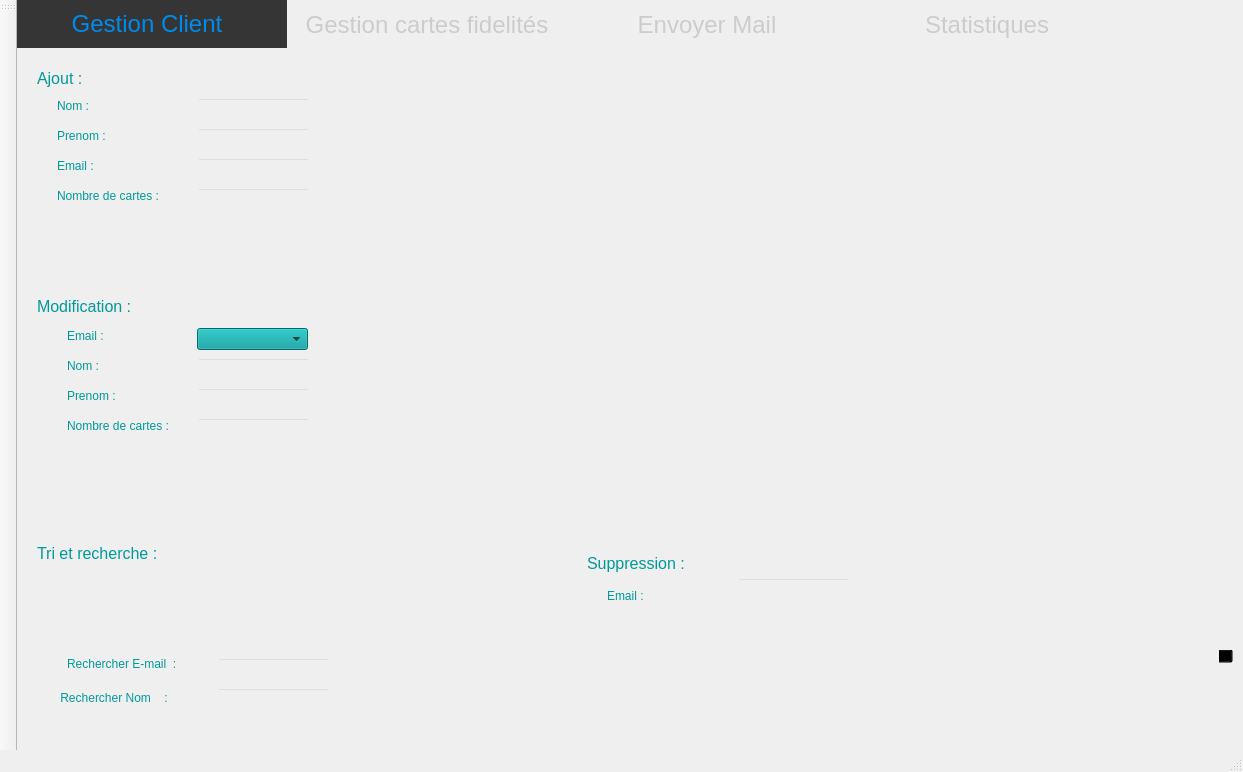
<?xml version="1.0" encoding="UTF-8"?>
<ui version="4.0">
 <class>MainWindow</class>
 <widget class="QMainWindow" name="MainWindow">
  <property name="geometry">
   <rect>
    <x>0</x>
    <y>0</y>
    <width>1243</width>
    <height>772</height>
   </rect>
  </property>
  <property name="windowTitle">
   <string>MainWindow</string>
  </property>
  <property name="styleSheet">
   <string notr="true"/>
  </property>
  <widget class="QWidget" name="centralWidget">
   <property name="styleSheet">
    <string notr="true">centralWidget
{
	color: qlineargradient(spread:pad, x1:0, y1:0, x2:0, y2:1, stop:0 rgba(0, 0, 0, 255), stop:0.33 rgba(0, 0, 0, 255), stop:0.34 rgba(255, 30, 30, 255), stop:0.66 rgba(255, 0, 0, 255), stop:0.67 rgba(255, 255, 0, 255), stop:1 rgba(255, 255, 0, 255));

}</string>
   </property>
   <widget class="QTabWidget" name="tabWidget">
    <property name="geometry">
     <rect>
      <x>-10</x>
      <y>0</y>
      <width>1241</width>
      <height>721</height>
     </rect>
    </property>
    <property name="styleSheet">
     <string notr="true">QTabWidget{background:transparent} QTabWidget::pane{border: 1px;border-color:red;background-color: transparent;} 
QTabBar::tab {background-color: transparent;color: #ccc;width: 280px;height:48px;font-size:24px} 
QTabBar::tab:hover{background-color:#ddd; color: white;}
QTabBar::tab:selected{background-color: #363535; color: #008BEA;}
QWidget{background:transparent}</string>
    </property>
    <property name="currentIndex">
     <number>0</number>
    </property>
    <widget class="QWidget" name="tab">
     <attribute name="title">
      <string>Gestion Client</string>
     </attribute>
     <widget class="QLineEdit" name="nom_ajouter">
      <property name="geometry">
       <rect>
        <x>190</x>
        <y>50</y>
        <width>113</width>
        <height>22</height>
       </rect>
      </property>
     </widget>
     <widget class="QLineEdit" name="prenom_ajouter">
      <property name="geometry">
       <rect>
        <x>190</x>
        <y>80</y>
        <width>113</width>
        <height>22</height>
       </rect>
      </property>
     </widget>
     <widget class="QLineEdit" name="email_ajouter">
      <property name="geometry">
       <rect>
        <x>190</x>
        <y>110</y>
        <width>113</width>
        <height>22</height>
       </rect>
      </property>
     </widget>
     <widget class="QLineEdit" name="abonnecarte_ajouter">
      <property name="geometry">
       <rect>
        <x>190</x>
        <y>140</y>
        <width>113</width>
        <height>22</height>
       </rect>
      </property>
     </widget>
     <widget class="QLabel" name="label">
      <property name="geometry">
       <rect>
        <x>50</x>
        <y>50</y>
        <width>55</width>
        <height>16</height>
       </rect>
      </property>
      <property name="font">
       <font>
        <pointsize>9</pointsize>
       </font>
      </property>
      <property name="styleSheet">
       <string notr="true">QLabel {
color: #099;
}</string>
      </property>
      <property name="text">
       <string>Nom :</string>
      </property>
     </widget>
     <widget class="QLabel" name="label_2">
      <property name="geometry">
       <rect>
        <x>50</x>
        <y>80</y>
        <width>61</width>
        <height>16</height>
       </rect>
      </property>
      <property name="font">
       <font>
        <pointsize>9</pointsize>
       </font>
      </property>
      <property name="styleSheet">
       <string notr="true">QLabel {
color: #099;
}</string>
      </property>
      <property name="text">
       <string>Prenom :</string>
      </property>
     </widget>
     <widget class="QLabel" name="label_3">
      <property name="geometry">
       <rect>
        <x>50</x>
        <y>110</y>
        <width>55</width>
        <height>16</height>
       </rect>
      </property>
      <property name="font">
       <font>
        <pointsize>9</pointsize>
       </font>
      </property>
      <property name="styleSheet">
       <string notr="true">QLabel {
color: #099;
}</string>
      </property>
      <property name="text">
       <string>Email :</string>
      </property>
     </widget>
     <widget class="QLabel" name="label_4">
      <property name="geometry">
       <rect>
        <x>50</x>
        <y>140</y>
        <width>141</width>
        <height>16</height>
       </rect>
      </property>
      <property name="font">
       <font>
        <pointsize>9</pointsize>
       </font>
      </property>
      <property name="styleSheet">
       <string notr="true">QLabel {
color: #099;
}</string>
      </property>
      <property name="text">
       <string>Nombre de cartes :</string>
      </property>
     </widget>
     <widget class="QTableView" name="tabClient">
      <property name="geometry">
       <rect>
        <x>390</x>
        <y>60</y>
        <width>711</width>
        <height>421</height>
       </rect>
      </property>
      <property name="styleSheet">
       <string notr="true"/>
      </property>
     </widget>
     <widget class="QPushButton" name="ajouter_button">
      <property name="geometry">
       <rect>
        <x>160</x>
        <y>180</y>
        <width>51</width>
        <height>51</height>
       </rect>
      </property>
      <property name="styleSheet">
       <string notr="true">border:none;</string>
      </property>
      <property name="text">
       <string/>
      </property>
      <property name="icon">
       <iconset>
        <normaloff>:/pics/buttonok.png</normaloff>:/pics/buttonok.png</iconset>
      </property>
      <property name="iconSize">
       <size>
        <width>100</width>
        <height>100</height>
       </size>
      </property>
     </widget>
     <widget class="QLabel" name="label_5">
      <property name="geometry">
       <rect>
        <x>600</x>
        <y>540</y>
        <width>51</width>
        <height>16</height>
       </rect>
      </property>
      <property name="font">
       <font>
        <pointsize>9</pointsize>
       </font>
      </property>
      <property name="styleSheet">
       <string notr="true">QLabel {
color: #099;
}</string>
      </property>
      <property name="text">
       <string>Email :</string>
      </property>
     </widget>
     <widget class="QLineEdit" name="emailasupprimer">
      <property name="geometry">
       <rect>
        <x>730</x>
        <y>530</y>
        <width>113</width>
        <height>22</height>
       </rect>
      </property>
     </widget>
     <widget class="QLabel" name="label_6">
      <property name="geometry">
       <rect>
        <x>30</x>
        <y>20</y>
        <width>81</width>
        <height>21</height>
       </rect>
      </property>
      <property name="font">
       <font>
        <pointsize>12</pointsize>
       </font>
      </property>
      <property name="styleSheet">
       <string notr="true">QLabel {
color: #099;
}</string>
      </property>
      <property name="text">
       <string>Ajout :</string>
      </property>
     </widget>
     <widget class="QLabel" name="label_7">
      <property name="geometry">
       <rect>
        <x>580</x>
        <y>500</y>
        <width>141</width>
        <height>31</height>
       </rect>
      </property>
      <property name="font">
       <font>
        <pointsize>12</pointsize>
       </font>
      </property>
      <property name="styleSheet">
       <string notr="true">QLabel {
color: #099;
}</string>
      </property>
      <property name="text">
       <string>Suppression :</string>
      </property>
     </widget>
     <widget class="QLabel" name="label_8">
      <property name="geometry">
       <rect>
        <x>30</x>
        <y>250</y>
        <width>141</width>
        <height>16</height>
       </rect>
      </property>
      <property name="font">
       <font>
        <pointsize>12</pointsize>
       </font>
      </property>
      <property name="styleSheet">
       <string notr="true">QLabel {
color: #099;
}</string>
      </property>
      <property name="text">
       <string>Modification :</string>
      </property>
     </widget>
     <widget class="QLabel" name="label_9">
      <property name="geometry">
       <rect>
        <x>60</x>
        <y>280</y>
        <width>51</width>
        <height>16</height>
       </rect>
      </property>
      <property name="font">
       <font>
        <pointsize>9</pointsize>
       </font>
      </property>
      <property name="styleSheet">
       <string notr="true">QLabel {
color: #099;
}</string>
      </property>
      <property name="text">
       <string>Email :</string>
      </property>
     </widget>
     <widget class="QComboBox" name="comboBox">
      <property name="geometry">
       <rect>
        <x>190</x>
        <y>280</y>
        <width>111</width>
        <height>22</height>
       </rect>
      </property>
      <property name="styleSheet">
       <string notr="true">background-color:#099</string>
      </property>
     </widget>
     <widget class="QLabel" name="label_10">
      <property name="geometry">
       <rect>
        <x>60</x>
        <y>310</y>
        <width>55</width>
        <height>16</height>
       </rect>
      </property>
      <property name="font">
       <font>
        <pointsize>9</pointsize>
       </font>
      </property>
      <property name="styleSheet">
       <string notr="true">QLabel {
color: #099;
}</string>
      </property>
      <property name="text">
       <string>Nom :</string>
      </property>
     </widget>
     <widget class="QLabel" name="label_11">
      <property name="geometry">
       <rect>
        <x>60</x>
        <y>340</y>
        <width>55</width>
        <height>16</height>
       </rect>
      </property>
      <property name="font">
       <font>
        <pointsize>9</pointsize>
       </font>
      </property>
      <property name="styleSheet">
       <string notr="true">QLabel {
color: #099;
}</string>
      </property>
      <property name="text">
       <string>Prenom :</string>
      </property>
     </widget>
     <widget class="QLabel" name="label_12">
      <property name="geometry">
       <rect>
        <x>60</x>
        <y>370</y>
        <width>121</width>
        <height>16</height>
       </rect>
      </property>
      <property name="font">
       <font>
        <pointsize>9</pointsize>
       </font>
      </property>
      <property name="styleSheet">
       <string notr="true">QLabel {
color: #099;
}</string>
      </property>
      <property name="text">
       <string>Nombre de cartes :</string>
      </property>
     </widget>
     <widget class="QPushButton" name="pushButton">
      <property name="geometry">
       <rect>
        <x>710</x>
        <y>570</y>
        <width>51</width>
        <height>51</height>
       </rect>
      </property>
      <property name="styleSheet">
       <string notr="true">border:none;</string>
      </property>
      <property name="text">
       <string/>
      </property>
      <property name="icon">
       <iconset>
        <normaloff>:/pics/buttondel.png</normaloff>:/pics/buttondel.png</iconset>
      </property>
      <property name="iconSize">
       <size>
        <width>100</width>
        <height>100</height>
       </size>
      </property>
     </widget>
     <widget class="QLineEdit" name="nom_modifier">
      <property name="geometry">
       <rect>
        <x>190</x>
        <y>310</y>
        <width>113</width>
        <height>22</height>
       </rect>
      </property>
      <property name="styleSheet">
       <string>QLabel {
color: white;
}</string>
      </property>
     </widget>
     <widget class="QLineEdit" name="prenom_modifier">
      <property name="geometry">
       <rect>
        <x>190</x>
        <y>340</y>
        <width>113</width>
        <height>22</height>
       </rect>
      </property>
      <property name="styleSheet">
       <string>QLabel {
color: white;
}</string>
      </property>
     </widget>
     <widget class="QLineEdit" name="nbcartes_modifier">
      <property name="geometry">
       <rect>
        <x>190</x>
        <y>370</y>
        <width>113</width>
        <height>22</height>
       </rect>
      </property>
      <property name="styleSheet">
       <string>QLabel {
color: white;
}</string>
      </property>
     </widget>
     <widget class="QPushButton" name="pushButton_2">
      <property name="geometry">
       <rect>
        <x>160</x>
        <y>410</y>
        <width>51</width>
        <height>51</height>
       </rect>
      </property>
      <property name="styleSheet">
       <string notr="true">border:none;</string>
      </property>
      <property name="text">
       <string/>
      </property>
      <property name="icon">
       <iconset>
        <normaloff>:/pics/buttonmod.png</normaloff>:/pics/buttonmod.png</iconset>
      </property>
      <property name="iconSize">
       <size>
        <width>100</width>
        <height>100</height>
       </size>
      </property>
     </widget>
     <widget class="QLabel" name="label_15">
      <property name="geometry">
       <rect>
        <x>60</x>
        <y>605</y>
        <width>131</width>
        <height>21</height>
       </rect>
      </property>
      <property name="font">
       <font>
        <pointsize>9</pointsize>
       </font>
      </property>
      <property name="styleSheet">
       <string notr="true">QLabel {
color: #099;
}</string>
      </property>
      <property name="text">
       <string>Rechercher E-mail  :</string>
      </property>
     </widget>
     <widget class="QLineEdit" name="lineEdit_chercher">
      <property name="geometry">
       <rect>
        <x>210</x>
        <y>610</y>
        <width>113</width>
        <height>22</height>
       </rect>
      </property>
     </widget>
     <widget class="QLineEdit" name="lineEdit">
      <property name="geometry">
       <rect>
        <x>210</x>
        <y>640</y>
        <width>113</width>
        <height>22</height>
       </rect>
      </property>
     </widget>
     <widget class="QLabel" name="label_17">
      <property name="geometry">
       <rect>
        <x>50</x>
        <y>640</y>
        <width>141</width>
        <height>20</height>
       </rect>
      </property>
      <property name="font">
       <font>
        <pointsize>9</pointsize>
       </font>
      </property>
      <property name="styleSheet">
       <string notr="true">QLabel {
color: #099;
}</string>
      </property>
      <property name="text">
       <string> Rechercher Nom    :</string>
      </property>
     </widget>
     <widget class="QPushButton" name="pushButton_tri">
      <property name="geometry">
       <rect>
        <x>150</x>
        <y>520</y>
        <width>71</width>
        <height>81</height>
       </rect>
      </property>
      <property name="styleSheet">
       <string notr="true">border:none; 
</string>
      </property>
      <property name="text">
       <string/>
      </property>
      <property name="icon">
       <iconset>
        <normaloff>:/pics/tributton.png</normaloff>:/pics/tributton.png</iconset>
      </property>
      <property name="iconSize">
       <size>
        <width>100</width>
        <height>100</height>
       </size>
      </property>
     </widget>
     <widget class="QSpinBox" name="spinBox">
      <property name="geometry">
       <rect>
        <x>1210</x>
        <y>600</y>
        <width>16</width>
        <height>16</height>
       </rect>
      </property>
     </widget>
     <widget class="QLabel" name="label_30">
      <property name="geometry">
       <rect>
        <x>30</x>
        <y>490</y>
        <width>161</width>
        <height>31</height>
       </rect>
      </property>
      <property name="font">
       <font>
        <pointsize>12</pointsize>
       </font>
      </property>
      <property name="styleSheet">
       <string notr="true">QLabel {
color: #099;
}</string>
      </property>
      <property name="text">
       <string>Tri et recherche :</string>
      </property>
     </widget>
    </widget>
    <widget class="QWidget" name="tab2">
     <attribute name="title">
      <string>Gestion cartes fidelités</string>
     </attribute>
     <widget class="QLabel" name="label_14">
      <property name="geometry">
       <rect>
        <x>610</x>
        <y>500</y>
        <width>151</width>
        <height>21</height>
       </rect>
      </property>
      <property name="font">
       <font>
        <pointsize>12</pointsize>
       </font>
      </property>
      <property name="styleSheet">
       <string notr="true">QLabel {
color: #099;
}</string>
      </property>
      <property name="text">
       <string>Suppression :</string>
      </property>
     </widget>
     <widget class="QLabel" name="label_16">
      <property name="geometry">
       <rect>
        <x>70</x>
        <y>210</y>
        <width>41</width>
        <height>16</height>
       </rect>
      </property>
      <property name="font">
       <font>
        <pointsize>9</pointsize>
       </font>
      </property>
      <property name="styleSheet">
       <string notr="true">QLabel {
color: #099;
}</string>
      </property>
      <property name="text">
       <string>Email :</string>
      </property>
     </widget>
     <widget class="QLabel" name="label_18">
      <property name="geometry">
       <rect>
        <x>650</x>
        <y>530</y>
        <width>41</width>
        <height>16</height>
       </rect>
      </property>
      <property name="font">
       <font>
        <pointsize>9</pointsize>
       </font>
      </property>
      <property name="styleSheet">
       <string notr="true">QLabel {
color: #099;
}</string>
      </property>
      <property name="text">
       <string>Email :</string>
      </property>
     </widget>
     <widget class="QLabel" name="label_19">
      <property name="geometry">
       <rect>
        <x>30</x>
        <y>20</y>
        <width>131</width>
        <height>21</height>
       </rect>
      </property>
      <property name="font">
       <font>
        <pointsize>12</pointsize>
       </font>
      </property>
      <property name="styleSheet">
       <string notr="true">QLabel {
color: #099;
}</string>
      </property>
      <property name="text">
       <string>Ajout :</string>
      </property>
     </widget>
     <widget class="QComboBox" name="comboBox_2">
      <property name="geometry">
       <rect>
        <x>190</x>
        <y>210</y>
        <width>111</width>
        <height>22</height>
       </rect>
      </property>
      <property name="styleSheet">
       <string notr="true">background-color:#099</string>
      </property>
     </widget>
     <widget class="QTableView" name="tabcarte">
      <property name="geometry">
       <rect>
        <x>380</x>
        <y>60</y>
        <width>711</width>
        <height>421</height>
       </rect>
      </property>
     </widget>
     <widget class="QLabel" name="label_22">
      <property name="geometry">
       <rect>
        <x>70</x>
        <y>50</y>
        <width>55</width>
        <height>16</height>
       </rect>
      </property>
      <property name="font">
       <font>
        <pointsize>9</pointsize>
       </font>
      </property>
      <property name="styleSheet">
       <string notr="true">QLabel {
color: #099;
}</string>
      </property>
      <property name="text">
       <string>Email :</string>
      </property>
     </widget>
     <widget class="QPushButton" name="pushButton_3">
      <property name="geometry">
       <rect>
        <x>710</x>
        <y>570</y>
        <width>51</width>
        <height>51</height>
       </rect>
      </property>
      <property name="styleSheet">
       <string notr="true">border:none;</string>
      </property>
      <property name="text">
       <string/>
      </property>
      <property name="icon">
       <iconset>
        <normaloff>:/pics/buttondel.png</normaloff>:/pics/buttondel.png</iconset>
      </property>
      <property name="iconSize">
       <size>
        <width>100</width>
        <height>100</height>
       </size>
      </property>
     </widget>
     <widget class="QPushButton" name="pushButton_4">
      <property name="geometry">
       <rect>
        <x>130</x>
        <y>290</y>
        <width>51</width>
        <height>51</height>
       </rect>
      </property>
      <property name="styleSheet">
       <string notr="true">border:none;</string>
      </property>
      <property name="text">
       <string/>
      </property>
      <property name="icon">
       <iconset>
        <normaloff>:/pics/buttonmod.png</normaloff>:/pics/buttonmod.png</iconset>
      </property>
      <property name="iconSize">
       <size>
        <width>100</width>
        <height>100</height>
       </size>
      </property>
     </widget>
     <widget class="QLabel" name="label_23">
      <property name="geometry">
       <rect>
        <x>30</x>
        <y>180</y>
        <width>141</width>
        <height>21</height>
       </rect>
      </property>
      <property name="font">
       <font>
        <pointsize>12</pointsize>
       </font>
      </property>
      <property name="styleSheet">
       <string notr="true">QLabel {
color: #099;
}</string>
      </property>
      <property name="text">
       <string>Modification :</string>
      </property>
     </widget>
     <widget class="QLabel" name="label_24">
      <property name="geometry">
       <rect>
        <x>70</x>
        <y>250</y>
        <width>111</width>
        <height>16</height>
       </rect>
      </property>
      <property name="font">
       <font>
        <pointsize>9</pointsize>
       </font>
      </property>
      <property name="styleSheet">
       <string notr="true">QLabel {
color: #099;
}</string>
      </property>
      <property name="text">
       <string>Nombre de points :</string>
      </property>
     </widget>
     <widget class="QLineEdit" name="emailasupprimer_2">
      <property name="geometry">
       <rect>
        <x>770</x>
        <y>530</y>
        <width>113</width>
        <height>22</height>
       </rect>
      </property>
     </widget>
     <widget class="QPushButton" name="ajouter_button_2">
      <property name="geometry">
       <rect>
        <x>130</x>
        <y>90</y>
        <width>51</width>
        <height>51</height>
       </rect>
      </property>
      <property name="styleSheet">
       <string notr="true">border:none;</string>
      </property>
      <property name="text">
       <string/>
      </property>
      <property name="icon">
       <iconset>
        <normaloff>:/pics/buttonok.png</normaloff>:/pics/buttonok.png</iconset>
      </property>
      <property name="iconSize">
       <size>
        <width>100</width>
        <height>100</height>
       </size>
      </property>
     </widget>
     <widget class="QPushButton" name="pushButton_5">
      <property name="geometry">
       <rect>
        <x>130</x>
        <y>390</y>
        <width>51</width>
        <height>81</height>
       </rect>
      </property>
      <property name="styleSheet">
       <string notr="true">border:none;</string>
      </property>
      <property name="text">
       <string/>
      </property>
      <property name="icon">
       <iconset>
        <normaloff>:/pics/plus.png</normaloff>:/pics/plus.png</iconset>
      </property>
      <property name="iconSize">
       <size>
        <width>100</width>
        <height>100</height>
       </size>
      </property>
     </widget>
     <widget class="QLabel" name="label_13">
      <property name="geometry">
       <rect>
        <x>40</x>
        <y>360</y>
        <width>181</width>
        <height>21</height>
       </rect>
      </property>
      <property name="font">
       <font>
        <pointsize>12</pointsize>
       </font>
      </property>
      <property name="styleSheet">
       <string notr="true">QLabel {
color: #099;
}</string>
      </property>
      <property name="text">
       <string>Ajout des points :</string>
      </property>
     </widget>
     <widget class="QLineEdit" name="carte_modifier">
      <property name="geometry">
       <rect>
        <x>190</x>
        <y>250</y>
        <width>113</width>
        <height>22</height>
       </rect>
      </property>
     </widget>
     <widget class="QComboBox" name="comboBox_3">
      <property name="geometry">
       <rect>
        <x>180</x>
        <y>50</y>
        <width>121</width>
        <height>22</height>
       </rect>
      </property>
      <property name="styleSheet">
       <string notr="true">background-color:#099</string>
      </property>
     </widget>
     <widget class="QPushButton" name="pushButton_tri_pt">
      <property name="geometry">
       <rect>
        <x>130</x>
        <y>600</y>
        <width>51</width>
        <height>61</height>
       </rect>
      </property>
      <property name="styleSheet">
       <string notr="true">border:none;</string>
      </property>
      <property name="text">
       <string/>
      </property>
      <property name="icon">
       <iconset>
        <normaloff>:/pics/tributton.png</normaloff>:/pics/tributton.png</iconset>
      </property>
      <property name="iconSize">
       <size>
        <width>100</width>
        <height>100</height>
       </size>
      </property>
     </widget>
     <widget class="QLabel" name="label_31">
      <property name="geometry">
       <rect>
        <x>50</x>
        <y>520</y>
        <width>111</width>
        <height>16</height>
       </rect>
      </property>
      <property name="font">
       <font>
        <pointsize>9</pointsize>
       </font>
      </property>
      <property name="styleSheet">
       <string notr="true">QLabel {
color: #099;
}</string>
      </property>
      <property name="text">
       <string>Rechercher Email :</string>
      </property>
     </widget>
     <widget class="QLineEdit" name="lineEdit_2_email_carte">
      <property name="geometry">
       <rect>
        <x>190</x>
        <y>520</y>
        <width>113</width>
        <height>22</height>
       </rect>
      </property>
     </widget>
     <widget class="QLabel" name="label_32">
      <property name="geometry">
       <rect>
        <x>80</x>
        <y>570</y>
        <width>61</width>
        <height>21</height>
       </rect>
      </property>
      <property name="font">
       <font>
        <pointsize>9</pointsize>
       </font>
      </property>
      <property name="styleSheet">
       <string notr="true">QLabel {
color: #099;
}</string>
      </property>
      <property name="text">
       <string>Tri :</string>
      </property>
     </widget>
     <widget class="QLabel" name="label_33">
      <property name="geometry">
       <rect>
        <x>50</x>
        <y>480</y>
        <width>181</width>
        <height>21</height>
       </rect>
      </property>
      <property name="font">
       <font>
        <pointsize>12</pointsize>
       </font>
      </property>
      <property name="styleSheet">
       <string notr="true">QLabel {
color: #099;
}</string>
      </property>
      <property name="text">
       <string>Tri et recherche :</string>
      </property>
     </widget>
    </widget>
    <widget class="QWidget" name="tab_2">
     <attribute name="title">
      <string>Envoyer Mail</string>
     </attribute>
     <widget class="QPushButton" name="sendBtn">
      <property name="geometry">
       <rect>
        <x>650</x>
        <y>450</y>
        <width>51</width>
        <height>51</height>
       </rect>
      </property>
      <property name="styleSheet">
       <string notr="true">border:none;</string>
      </property>
      <property name="text">
       <string/>
      </property>
      <property name="icon">
       <iconset>
        <normaloff>:/pics/tributton2.png</normaloff>:/pics/tributton2.png</iconset>
      </property>
      <property name="iconSize">
       <size>
        <width>100</width>
        <height>100</height>
       </size>
      </property>
     </widget>
     <widget class="QPushButton" name="exitBtn">
      <property name="geometry">
       <rect>
        <x>810</x>
        <y>450</y>
        <width>51</width>
        <height>51</height>
       </rect>
      </property>
      <property name="styleSheet">
       <string notr="true">border:none;
</string>
      </property>
      <property name="text">
       <string/>
      </property>
      <property name="icon">
       <iconset>
        <normaloff>:/pics/exitbutton.png</normaloff>:/pics/exitbutton.png</iconset>
      </property>
      <property name="iconSize">
       <size>
        <width>100</width>
        <height>100</height>
       </size>
      </property>
     </widget>
     <widget class="QWidget" name="layoutWidget">
      <property name="geometry">
       <rect>
        <x>280</x>
        <y>110</y>
        <width>641</width>
        <height>311</height>
       </rect>
      </property>
      <layout class="QFormLayout" name="formLayout">
       <property name="fieldGrowthPolicy">
        <enum>QFormLayout::ExpandingFieldsGrow</enum>
       </property>
       <property name="rowWrapPolicy">
        <enum>QFormLayout::WrapLongRows</enum>
       </property>
       <property name="verticalSpacing">
        <number>9</number>
       </property>
       <item row="0" column="0">
        <widget class="QLabel" name="label_20">
         <property name="font">
          <font>
           <pointsize>9</pointsize>
          </font>
         </property>
         <property name="styleSheet">
          <string notr="true">QLabel {
color: #099;
}</string>
         </property>
         <property name="text">
          <string>Smtp-server:</string>
         </property>
        </widget>
       </item>
       <item row="1" column="0">
        <widget class="QLabel" name="label_21">
         <property name="font">
          <font>
           <pointsize>9</pointsize>
          </font>
         </property>
         <property name="styleSheet">
          <string notr="true">QLabel {
color: #099;
}</string>
         </property>
         <property name="text">
          <string>Server port:</string>
         </property>
        </widget>
       </item>
       <item row="2" column="0">
        <widget class="QLabel" name="label_25">
         <property name="font">
          <font>
           <pointsize>9</pointsize>
          </font>
         </property>
         <property name="styleSheet">
          <string notr="true">QLabel {
color: #099;
}</string>
         </property>
         <property name="text">
          <string>Username:</string>
         </property>
        </widget>
       </item>
       <item row="3" column="0">
        <widget class="QLabel" name="label_26">
         <property name="font">
          <font>
           <pointsize>9</pointsize>
          </font>
         </property>
         <property name="styleSheet">
          <string notr="true">QLabel {
color: #099;
}</string>
         </property>
         <property name="text">
          <string>Password:</string>
         </property>
        </widget>
       </item>
       <item row="4" column="0">
        <widget class="QLabel" name="label_27">
         <property name="font">
          <font>
           <pointsize>9</pointsize>
          </font>
         </property>
         <property name="styleSheet">
          <string notr="true">QLabel {
color: #099;
}</string>
         </property>
         <property name="text">
          <string>Recipant to:</string>
         </property>
        </widget>
       </item>
       <item row="5" column="0">
        <widget class="QLabel" name="label_28">
         <property name="font">
          <font>
           <pointsize>9</pointsize>
          </font>
         </property>
         <property name="styleSheet">
          <string notr="true">QLabel {
color: #099;
}</string>
         </property>
         <property name="text">
          <string>Subject:</string>
         </property>
        </widget>
       </item>
       <item row="6" column="0">
        <widget class="QLabel" name="label_29">
         <property name="font">
          <font>
           <pointsize>9</pointsize>
          </font>
         </property>
         <property name="styleSheet">
          <string notr="true">QLabel {
color: #099;
}</string>
         </property>
         <property name="text">
          <string>Message:</string>
         </property>
        </widget>
       </item>
       <item row="0" column="1">
        <widget class="QLineEdit" name="server">
         <property name="text">
          <string>smtp.gmail.com</string>
         </property>
        </widget>
       </item>
       <item row="1" column="1">
        <widget class="QLineEdit" name="port">
         <property name="text">
          <string>465</string>
         </property>
        </widget>
       </item>
       <item row="2" column="1">
        <widget class="QLineEdit" name="uname"/>
       </item>
       <item row="3" column="1">
        <widget class="QLineEdit" name="paswd">
         <property name="inputMask">
          <string/>
         </property>
         <property name="echoMode">
          <enum>QLineEdit::Password</enum>
         </property>
        </widget>
       </item>
       <item row="4" column="1">
        <widget class="QLineEdit" name="rcpt"/>
       </item>
       <item row="5" column="1">
        <widget class="QLineEdit" name="subject"/>
       </item>
       <item row="6" column="1">
        <widget class="QPlainTextEdit" name="msg"/>
       </item>
      </layout>
     </widget>
    </widget>
    <widget class="QWidget" name="tab_3">
     <attribute name="title">
      <string>Statistiques</string>
     </attribute>
    </widget>
   </widget>
  </widget>
  <widget class="QMenuBar" name="menuBar">
   <property name="geometry">
    <rect>
     <x>0</x>
     <y>0</y>
     <width>1243</width>
     <height>26</height>
    </rect>
   </property>
  </widget>
  <widget class="QToolBar" name="mainToolBar">
   <attribute name="toolBarArea">
    <enum>LeftToolBarArea</enum>
   </attribute>
   <attribute name="toolBarBreak">
    <bool>false</bool>
   </attribute>
  </widget>
  <widget class="QStatusBar" name="statusBar"/>
 </widget>
 <layoutdefault spacing="6" margin="11"/>
 <resources/>
 <connections/>
</ui>
